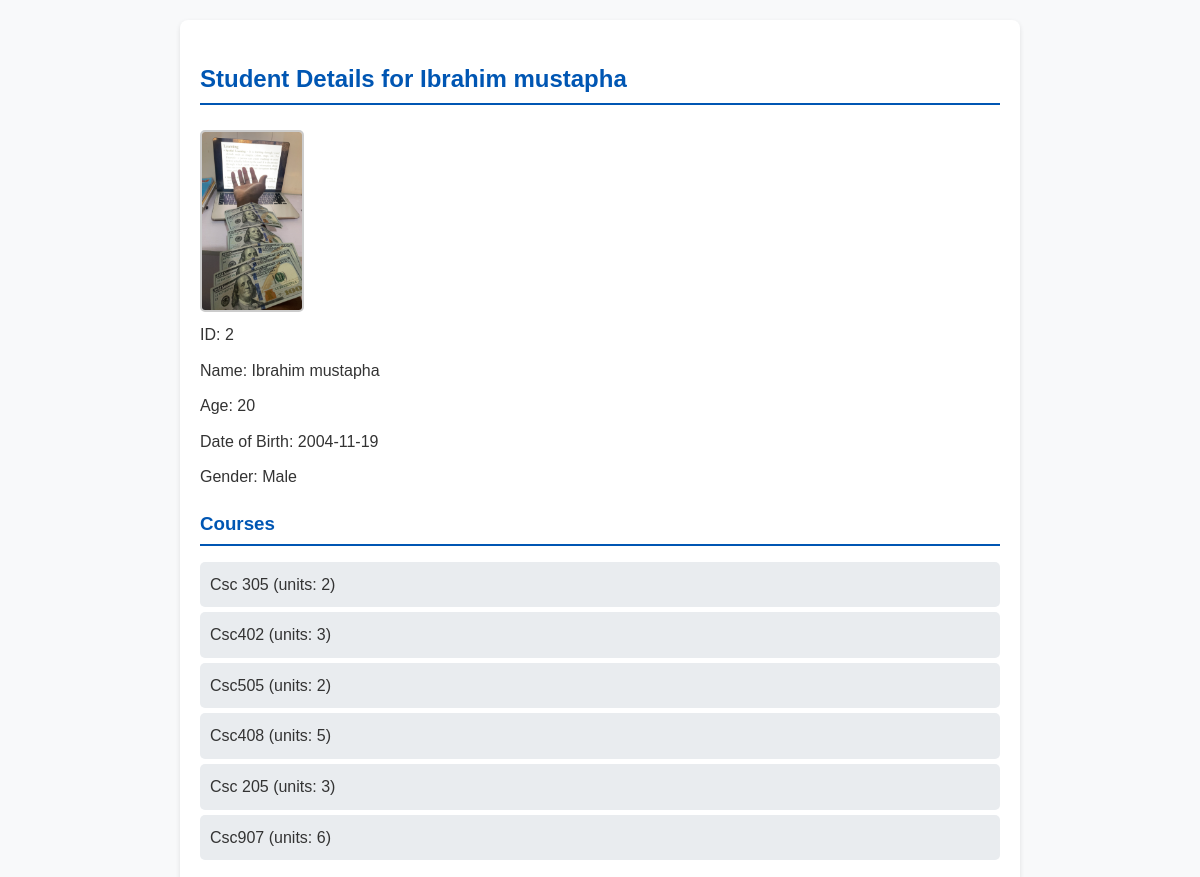
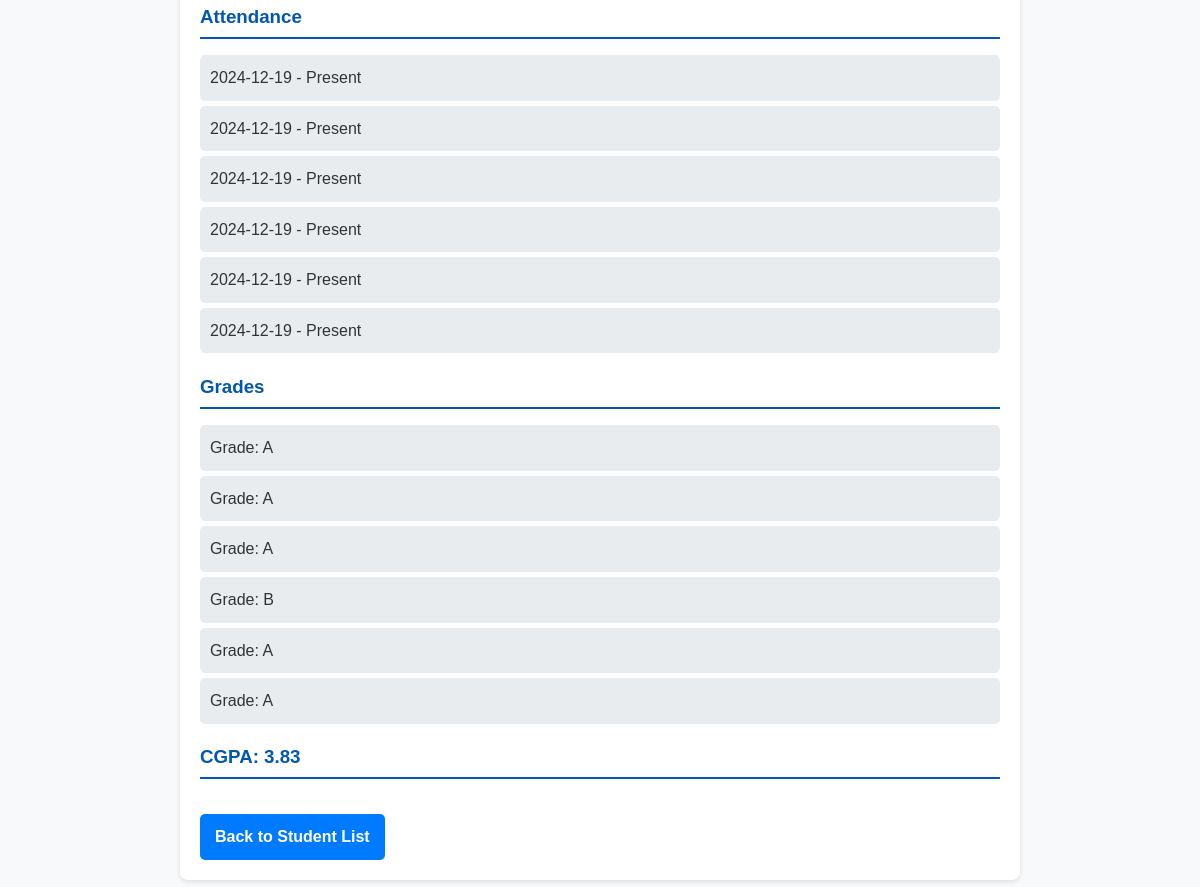
/students/2, run on the app's committed database (2 pictures, top to bottom).
### app.py (models this page shows)
class Student(db.Model):
    id = db.Column(db.Integer, primary_key=True)
    name = db.Column(db.String(100), nullable=False)
    age = db.Column(db.Integer, nullable=False)
    dob = db.Column(db.String(10), nullable=False)
    gender = db.Column(db.String(10), nullable=False)
    photo = db.Column(db.String(100))

class Course(db.Model):
    id = db.Column(db.Integer, primary_key=True)
    name = db.Column(db.String(100), nullable=False)
    credits = db.Column(db.Integer, nullable=False)

class Attendance(db.Model):
    id = db.Column(db.Integer, primary_key=True)
    student_id = db.Column(db.Integer, db.ForeignKey('student.id'), nullable=False)
    date = db.Column(db.String(10), nullable=False)
    status = db.Column(db.String(20), nullable=False)

class Grade(db.Model):
    id = db.Column(db.Integer, primary_key=True)
    student_id = db.Column(db.Integer, db.ForeignKey('student.id'), nullable=False)
    course_id = db.Column(db.Integer, db.ForeignKey('course.id'), nullable=False)
    grade = db.Column(db.String(2), nullable=False)

### app.py (the view)
@app.route('/students/<int:id>', methods=['GET'])
def student_details(id):
    student = Student.query.get_or_404(id)
    attendance = Attendance.query.filter_by(student_id=id).all()
    grades = Grade.query.filter_by(student_id=id).all()
    grade_mapping = {'A': 4.0, 'B+': 3.5, 'B': 3.0, 'C': 2.0, 'D': 1.0, 'F': 0.0}
    total_points = sum([grade_mapping.get(grade.grade, 0) for grade in grades])
    total_courses = len(grades)
    cgpa = round(total_points / total_courses, 2) if total_courses > 0 else "N/A"
    courses = []
    for grade in grades:
        course = Course.query.get(grade.course_id)
        if course:
            courses.append({'name': course.name, 'credits': course.credits})
    return render_template(
        'student_details.html',
        student=student,
        attendance=attendance,
        grades=grades,
        cgpa=cgpa,
        courses=courses
    )

### templates/student_details.html
{% block content %}
<link rel="stylesheet" href="{{ url_for('static', filename='deets.css') }}">
<div class="container">
    <h2>Student Details for {{ student.name }}</h2>
     <p>
        {% if student.photo %}
            <img src="{{ url_for('uploaded_file', filename=student.photo) }}" alt="Student Photo" width="100">
        {% else %}
            No Photo Available
        {% endif %}
    </p>
    <p>ID: {{ student.id }}</p>
    <p>Name: {{ student.name }}</p>
    <p>Age: {{ student.age }}</p>
    <p>Date of Birth: {{ student.dob }}</p>
    <p>Gender: {{ student.gender }}</p>
    <h3>Courses</h3>
    <ul>
        {% for course in courses %}
            <li>{{ course.name }} (units: {{ course.credits }})</li>
        {% endfor %}
    </ul>
    <h3>Attendance</h3>
    <ul>
        {% for att in attendance %}
            <li>{{ att.date }} - {{ att.status }}</li>
        {% endfor %}
    </ul>
    <h3>Grades</h3>
    <ul>
        {% for grade in grades %}
            <li>Grade: {{ grade.grade }}</li>
        {% endfor %}
    </ul>
    <h3>CGPA: {{ cgpa }}</h3>
    <a href="/students/list">Back to Student List</a>
</div>
{% endblock %}

### static/deets.css (style rules this page uses)
h2, h3 { color: #0056b3; border-bottom: 2px solid #0056b3; padding-bottom: 5px; margin-bottom: 15px; }
p { margin: 10px 0; }
img { border: 2px solid #ccc; border-radius: 5px; margin-top: 10px; }
ul { list-style: none; padding: 0; }
ul li { background: #e9ecef; margin: 5px 0; padding: 10px; border-radius: 5px; }
a { text-decoration: none; color: #ffffff; background: #007bff; padding: 10px 15px; border-radius: 5px; display: inline-block; margin-top: 20px; font-weight: bold; text-align: center; }
.container { max-width: 800px; margin: auto; background: #ffffff; padding: 20px; border-radius: 8px; box-shadow: 0 2px 5px rgba(0, 0, 0, 0.1); }

### data on the page
Student: name "Ibrahim mustapha", photo (picture), id "2", age "20", dob "2004-11-19", gender "Male"
Course: name "Csc 305", credits "2"
Course: name "Csc402", credits "3"
Course: name "Csc505", credits "2"
Course: name "Csc408", credits "5"
Course: name "Csc 205", credits "3"
Course: name "Csc907", credits "6"
Attendance: date "2024-12-19", status "Present"
Attendance: date "2024-12-19", status "Present"
Attendance: date "2024-12-19", status "Present"
Attendance: date "2024-12-19", status "Present"
Attendance: date "2024-12-19", status "Present"
Attendance: date "2024-12-19", status "Present"
Grade: grade "A"
Grade: grade "A"
Grade: grade "A"
Grade: grade "B"
Grade: grade "A"
Grade: grade "A"

### other printed values
{{ cgpa }} "3.83"
